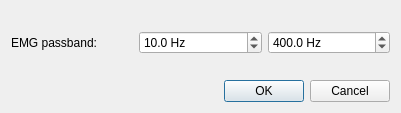
<?xml version="1.0" encoding="UTF-8"?>
<ui version="4.0">
 <class>Dialog</class>
 <widget class="QDialog" name="Dialog">
  <property name="geometry">
   <rect>
    <x>0</x>
    <y>0</y>
    <width>400</width>
    <height>113</height>
   </rect>
  </property>
  <property name="windowTitle">
   <string>Set EMG passband</string>
  </property>
  <layout class="QVBoxLayout" name="verticalLayout">
   <item>
    <layout class="QGridLayout" name="gridLayout">
     <item row="0" column="0">
      <widget class="QLabel" name="label">
       <property name="text">
        <string/>
       </property>
      </widget>
     </item>
     <item row="1" column="0">
      <widget class="QLabel" name="label_3">
       <property name="text">
        <string>EMG passband:</string>
       </property>
      </widget>
     </item>
     <item row="1" column="1">
      <widget class="QDoubleSpinBox" name="spEMGLow">
       <property name="suffix">
        <string> Hz</string>
       </property>
       <property name="decimals">
        <number>1</number>
       </property>
       <property name="maximum">
        <double>5000.000000000000000</double>
       </property>
       <property name="value">
        <double>10.000000000000000</double>
       </property>
      </widget>
     </item>
     <item row="1" column="2">
      <widget class="QDoubleSpinBox" name="spEMGHigh">
       <property name="suffix">
        <string> Hz</string>
       </property>
       <property name="decimals">
        <number>1</number>
       </property>
       <property name="maximum">
        <double>5000.000000000000000</double>
       </property>
       <property name="value">
        <double>400.000000000000000</double>
       </property>
      </widget>
     </item>
    </layout>
   </item>
   <item>
    <spacer name="verticalSpacer">
     <property name="orientation">
      <enum>Qt::Vertical</enum>
     </property>
     <property name="sizeType">
      <enum>QSizePolicy::Expanding</enum>
     </property>
     <property name="sizeHint" stdset="0">
      <size>
       <width>379</width>
       <height>16</height>
      </size>
     </property>
    </spacer>
   </item>
   <item>
    <widget class="QDialogButtonBox" name="buttonBox">
     <property name="orientation">
      <enum>Qt::Horizontal</enum>
     </property>
     <property name="standardButtons">
      <set>QDialogButtonBox::Cancel|QDialogButtonBox::Ok</set>
     </property>
    </widget>
   </item>
  </layout>
 </widget>
 <resources/>
 <connections>
  <connection>
   <sender>buttonBox</sender>
   <signal>accepted()</signal>
   <receiver>Dialog</receiver>
   <slot>accept()</slot>
   <hints>
    <hint type="sourcelabel">
     <x>248</x>
     <y>254</y>
    </hint>
    <hint type="destinationlabel">
     <x>157</x>
     <y>274</y>
    </hint>
   </hints>
  </connection>
  <connection>
   <sender>buttonBox</sender>
   <signal>rejected()</signal>
   <receiver>Dialog</receiver>
   <slot>reject()</slot>
   <hints>
    <hint type="sourcelabel">
     <x>316</x>
     <y>260</y>
    </hint>
    <hint type="destinationlabel">
     <x>286</x>
     <y>274</y>
    </hint>
   </hints>
  </connection>
 </connections>
</ui>
